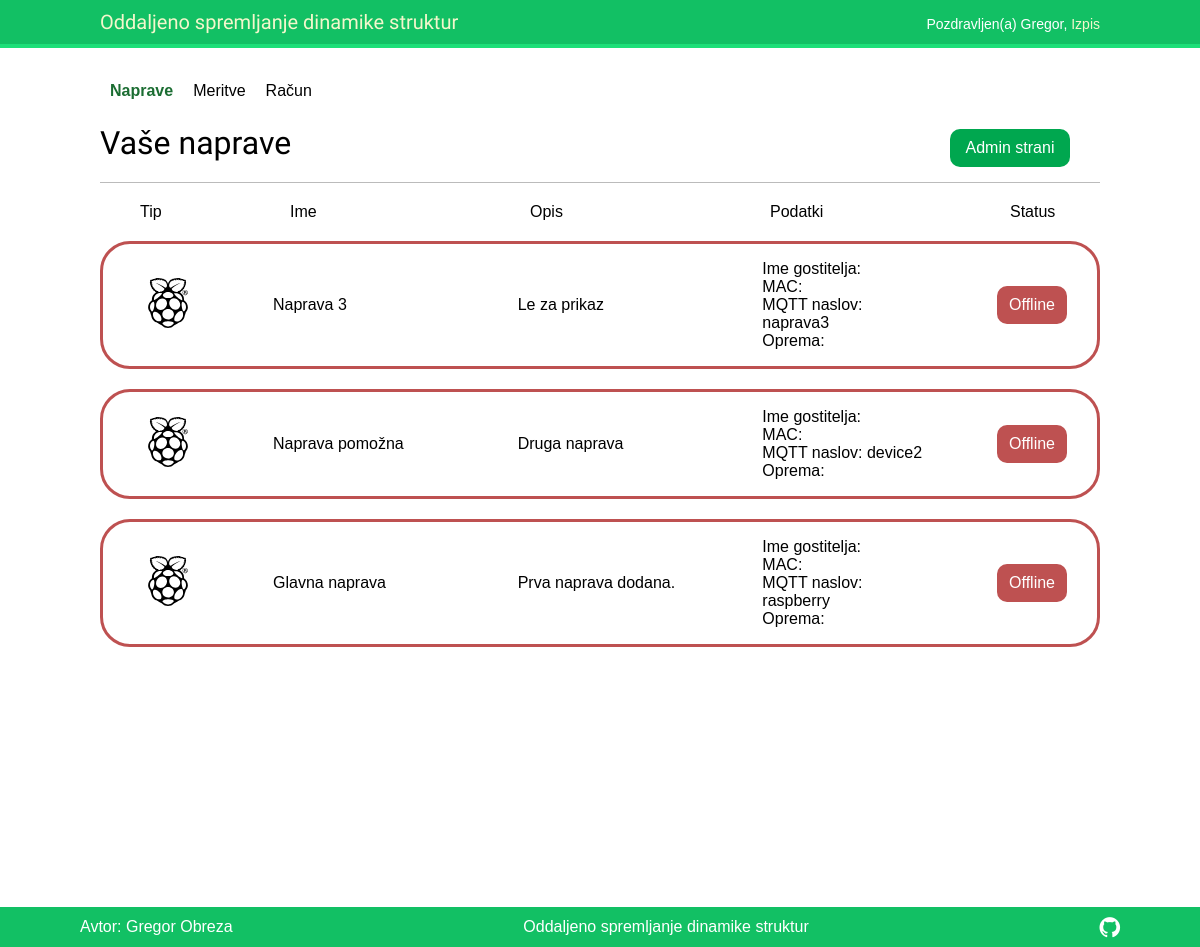
Screenshot of /account/devices/ (signed in) with the database file from the repository.
### account/models.py (models this page shows, shortened)
class Device(models.Model):
    title = models.CharField(max_length=250)
    user = models.ForeignKey(User, on_delete=models.CASCADE, related_name="devices")
    added = models.DateTimeField(auto_now_add=True)
    address = models.CharField(max_length=300)
    comments = models.TextField(max_length=250)
    class Meta:
        ordering = ("-added",)

### account/views.py (the view)
# urls.py: path('devices/', views.dashboard, name="devices"),
@login_required
def dashboard(request):
    devices = Device.objects.all()
    device_list = list(Device.objects.values_list("address"))
    return render(request, 'account/dashboard.html', {'devices':devices,'device_list':device_list, 'section': 'devices'})

### account/templates/account/dashboard.html (shortened to what this page needs)
{% extends "base.html" %}
{% load static %}
{% block content %}
<div class="top-line">
    <h1>Vaše naprave</h1>
    <a href="/admin" >
        <div class="avalible admin" >Admin strani</div>
    </a>
</div>
<div class="device-table">
    <div>Tip</div>
    <div>Ime</div>
    <div>Opis</div>
    <div>Podatki</div>
    <div class="last">Status</div>
</div>
{% for d in devices %}
<a class="no-hover" href="/stream/{{d.address}}">
<div class="device-status" id="{{ d.address }}">
    <div class="device-item status">
    </div>
    <div class="device-item">{{d.title}}</div>
    <div class="device-item">{{d.comments}}</div>
    <div class="device-item device-info" >
        <ul>
            <li>Ime gostitelja: </li>
            <li>MAC: </li>
            <li>MQTT naslov: {{d.address}}</li>
            <li>Oprema: </li>
        </ul>
    </div>
    <div class="device-item avalible status" >Offline</div>
</div>
</a>
{% endfor %}
{% endblock %}

### account/templates/base.html (shortened to what this page needs)
{% load static %}
<!DOCTYPE html>
<html>
<head>
<link href="{% static "css/base.css" %}" rel="stylesheet">
<link href="{% static "css/stream.css" %}" rel="stylesheet">
<link href="{% static "css/mes.css" %}" rel="stylesheet">
<link rel="stylesheet" href="https://cdnjs.cloudflare.com/ajax/libs/font-awesome/4.7.0/css/font-awesome.min.css">
<link rel="stylesheet" href="https://cdnjs.cloudflare.com/ajax/libs/noUiSlider/15.5.1/nouislider.css" />
</head>
<body>
<div id="header">
<span class="logo">Oddaljeno spremljanje dinamike struktur</span>
{% if request.user.is_authenticated %}
<span class="user">
{% if request.user.is_authenticated %}
Pozdravljen(a) {{ request.user.first_name }},
<a href="{% url "logout" %}">Izpis</a>
{% else %}
<a href="{% url "login" %}">Vpis</a>
{% endif %}
</span>
</div>
<div class=select-menu>
    <ul class="menu">
    <li {% if section == "devices" %}class="selected"{% endif %}>
    <a href="{% url "devices" %}">Naprave</a>
    </li>
    <li {% if section == "measurements" %}class="selected"{% endif %}>
    <a href="{% url "measurements" %}">Meritve</a>
    </li>
    <li {% if section == "profile" %}class="selected"{% endif %}>
    <a href="{% url "edit" %}">Račun</a>
    </li>
    </ul>
    </div>
    {% endif %}
<div id="content">
{% block content %}
{% endblock %}
</div>
<div id="footer">
    <div>
        <span class="spodaj">Avtor: Gregor Obreza</span>
    </div>
    <div>
        <span class="footer-logo">Oddaljeno spremljanje dinamike struktur</span>
    </div>
    <div>
        <i style="font-size:24px" class="fa spodaj">&#xf09b;</i>
    </div>
</div>
</body>
</html>

### account/static/css/base.css (style rules this page uses)
body { margin:0; padding:0; font-family:helvetica, sans-serif; }
a { color:#000000; text-decoration:none; }
h1, h2, h3, h4, h5 , h6 { font-family: 'Muli', sans-serif; font-weight:normal; }
h1 { padding:0 0 10px 0; margin:10px 0 10px 0; }
.top-line { display: flex; border-bottom:1px solid #bbb; padding:0 0 0px 0; margin:10px 0 20px 0; justify-content: space-between; align-items: center; }
#header { display: flex; justify-content: space-between; align-items: center; padding:10px 100px; font-size:14px; background:#12c064; color:#fff; border-bottom:4px solid #1cdf78; overflow:auto; }
#header .logo { font-family: 'Muli', sans-serif; float:left; color:#f3f7cc; font-size:20px; }
.select-menu { padding:30px 100px 0px 100px; display: flex; justify-content: flex-start; }
.select-menu ul.menu { list-style:none; float:left; margin:0; padding:0; }
.select-menu ul.menu li { float:left; padding:4px 10px; }
.select-menu ul.menu li.selected a, #header ul.menu li.selected a:hover { color:#1b6d32; font-weight:bold; }
#header a { color:#f3f7cc; }
#header .user { float:right; padding-top:4px; }
#content { padding:0px 100px; }
.device-status { display: flex; border: solid #be5151; border-radius: 30px; flex-direction: row; justify-content: space-between; align-items: center; margin: 20px 0px 20px 0; }
.device-item { padding: 20px 40px 20px 40px; flex: 1; }
.status { flex: 0 0 50px; }
.avalible { color:rgb(255, 255, 255); background:#be5151; border-radius: 10px; vertical-align:middle; padding: 10px; text-align: center; margin-right: 30px; margin-left: 30px; }
.device-table { display: flex; flex-direction: row; justify-content: space-between; padding: 0px 40px 0px 40px; }
.device-table div { flex: 1; }
.device-table :last-child { flex: 0 0 50px; }
.device-table :first-child { flex: 0 0 150px; }
.device-info { padding-top: 0; padding-bottom: 0; }
.device-info ul { list-style-type:none; padding-left: 0; }
.admin { width: 100px; background-color: #00a74f; }
#footer { background: #12c064; color: white; bottom:0; width:100%; height:40px; display: flex; align-items: center; justify-content: space-between; }
#content { padding-bottom: 30vh; }
.spodaj { margin-right: 80px; margin-left: 80px; }

### rows the page displays
Device: title "Naprava 3", comments "Le za prikaz", address "naprava3"
Device: title "Naprava pomožna", comments "Druga naprava", address "device2"
Device: title "Glavna naprava", comments "Prva naprava dodana.", address "raspberry"

### other values shown
{{ request.user.first_name }} "Gregor"
